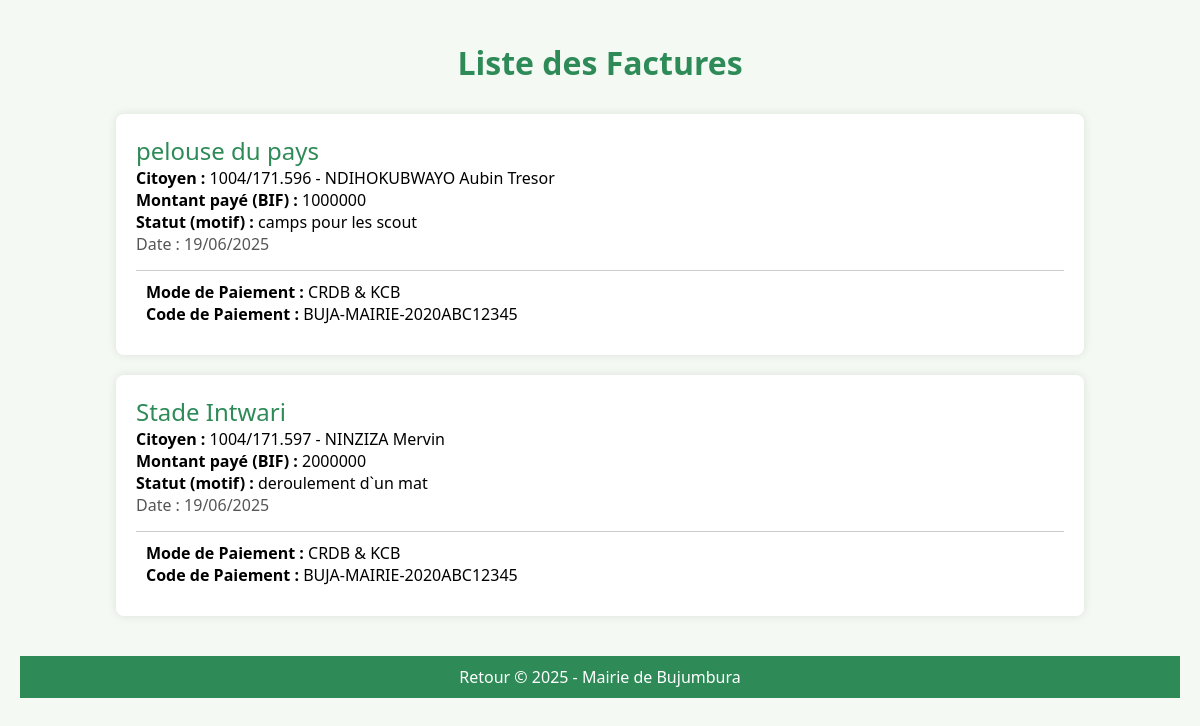
The page /Affichagefact.php on the database its author committed.
### tables this page shows
CREATE TABLE IF NOT EXISTS `facture` (
  `Id_Facture` int NOT NULL AUTO_INCREMENT,
  `Montant` int DEFAULT NULL,
  `Date_Facture` timestamp NULL DEFAULT CURRENT_TIMESTAMP,
  `Statut_Paiement` varchar(20) DEFAULT NULL,
  `Matricul` varchar(20) DEFAULT NULL,
  `id_Espace` int NOT NULL,
  PRIMARY KEY (`Id_Facture`),
  KEY `Matricul` (`Matricul`),
  KEY `id_Espace` (`id_Espace`)
);

CREATE TABLE IF NOT EXISTS `espaces_verts` (
  `Id_Espace` int NOT NULL AUTO_INCREMENT,
  `Nom` varchar(100) DEFAULT NULL,
  `Localisation` varchar(150) DEFAULT NULL,
  `Superficie` decimal(10,2) DEFAULT NULL,
  `Type_espace` varchar(50) NOT NULL,
  `disponibilite` varchar(255) NOT NULL,
  `description` varchar(255) NOT NULL,
  PRIMARY KEY (`Id_Espace`)
);

CREATE TABLE IF NOT EXISTS `citoyen` (
  `Matricul` varchar(20) NOT NULL,
  `Nom` varchar(50) DEFAULT NULL,
  `Prenom` varchar(50) DEFAULT NULL,
  `Email` varchar(100) DEFAULT NULL,
  `Telephone` varchar(20) DEFAULT NULL,
  `Adresse` varchar(100) DEFAULT NULL,
  `MotDePasse` varchar(255) DEFAULT NULL,
  `DateNaissance` date DEFAULT NULL,
  PRIMARY KEY (`Matricul`)
);

### Affichagefact.php (the view, shortened to what this page needs)
<?php
$bdd = new PDO('mysql:host=localhost;dbname=gestion_espaces_verts', 'root', '');
?>
<!DOCTYPE html>
<html lang="fr">
<head>
</head>
<body>
<h1>Liste des Factures</h1>
<?php
$AffichageEspaces = $bdd->query('
    SELECT
        espaces_verts.Nom AS EspaceNom,
        facture.Id_Facture,
        facture.Matricul,
        facture.Montant,
        facture.Date_Facture,
        facture.Statut_Paiement,
        citoyen.Nom AS CitoyenNom,
        citoyen.Prenom AS CitoyenPrenom
    FROM
        facture
    INNER JOIN
        espaces_verts ON espaces_verts.Id_Espace = facture.id_Espace
    INNER JOIN
        citoyen ON citoyen.Matricul = facture.Matricul
    ORDER BY
        Id_Facture DESC
');
while ($affichageData = $AffichageEspaces->fetch()) {
?>
<div class="card">
    <div class="event-title"><?php echo htmlspecialchars($affichageData["EspaceNom"]); ?></div>
    <div><strong>Citoyen :</strong> <?php echo htmlspecialchars($affichageData["Matricul"] . " - " . $affichageData["CitoyenNom"] . " " . $affichageData["CitoyenPrenom"]); ?></div>
    <div><strong>Montant payé (BIF) :</strong> <?php echo htmlspecialchars($affichageData["Montant"]); ?></div>
    <div><strong>Statut (motif) :</strong> <?php echo htmlspecialchars($affichageData["Statut_Paiement"]); ?></div>
   <div class="event-date">Date : <?php echo date('d/m/Y', strtotime($affichageData["Date_Facture"])); ?></div>
    <div class="payment-info">
        <strong>Mode de Paiement :</strong> CRDB & KCB<br>
        <strong>Code de Paiement :</strong> BUJA-MAIRIE-2020ABC12345
    </div>
</div>
<?php
}
?>
<footer>
    <a href="Acc.php">Retour</a>
    &copy; 2025 - Mairie de Bujumbura
</footer>
</body>
</html>

### Affichagefact.php (style rules this page uses)
body { font-family: 'Segoe UI', sans-serif; background-color: #f4f9f4; margin: 0; padding: 20px; }
h1 { text-align: center; color: #2e8b57; margin-bottom: 30px; }
.card { background-color: white; border-radius: 8px; box-shadow: 0 0 10px rgba(0, 0, 0, 0.1); margin: 20px auto; padding: 20px; width: 80%; }
.event-title { font-size: 1.5em; color: #2e8b57; }
.event-date { font-size: 1em; color: #555; }
.payment-info { margin-top: 15px; padding: 10px; border-top: 1px solid #ccc; }
footer { text-align: center; background-color: #2e8b57; color: white; padding: 10px; margin-top: 40px; }
a { color: white; text-decoration: none; }

### rows shown on the page
facture: id_Espace.Nom "pelouse du pays", Matricul.Prenom "1004/171.596 - NDIHOKUBWAYO Aubin Tresor", Montant "1000000", Statut_Paiement "camps pour les scout", Date_Facture "19/06/2025"
facture: id_Espace.Nom "Stade Intwari", Matricul.Prenom "1004/171.597 - NINZIZA Mervin", Montant "2000000", Statut_Paiement "deroulement d`un mat", Date_Facture "19/06/2025"
